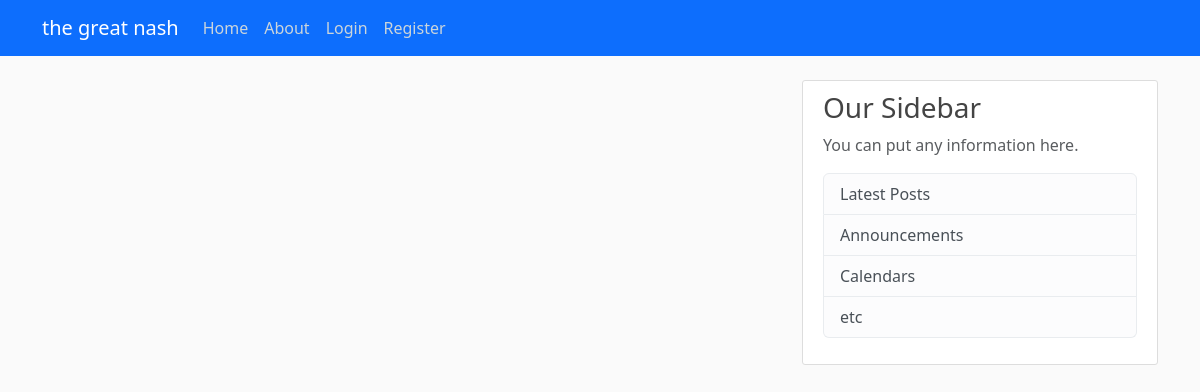
Before: / with the older database file.
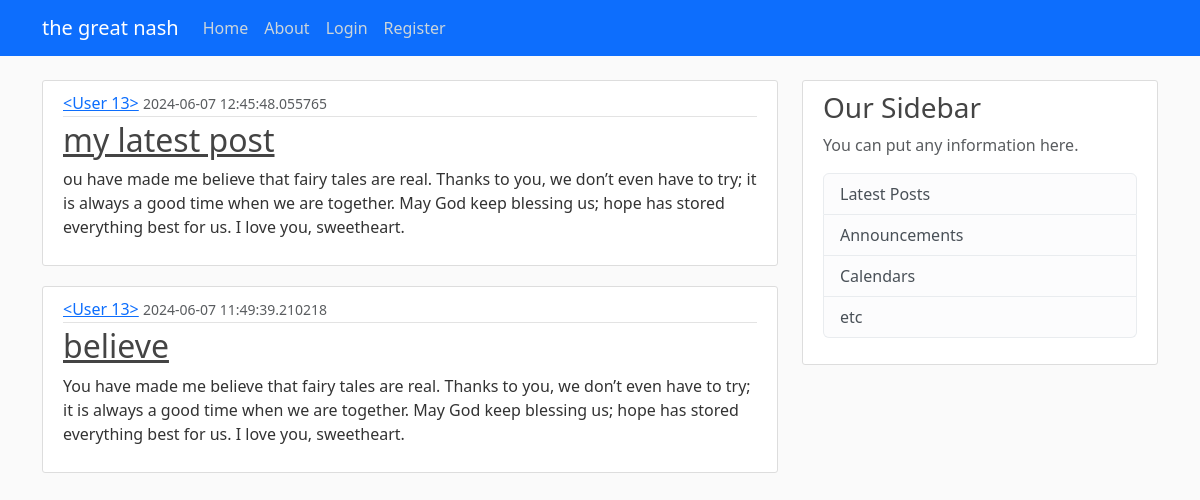
After: the same page with the newer database file.
### app/models.py (models this page shows, shortened)
class Post(db.Model):
    id = db.Column(db.Integer, primary_key=True)
    title = db.Column(db.String(100), nullable=False)
    content = db.Column(db.Text, nullable=False)
    date_posted = db.Column(db.DateTime, nullable=False, default=datetime.utcnow)
    user_id = db.Column(db.Integer, db.ForeignKey('user.id'), nullable=False)

### app/route.py (the view)
@app.route("/")
def home():
    page = request.args.get('page', 1, type=int)
    posts = Post.query.order_by(Post.date_posted.desc()).paginate(per_page=2, page=page)
    return render_template("home.html", posts=posts)

### app/templates/home.html
{% extends "base.html" %}
{% block content %}
{% for post in posts %}
<article class="media content-section">
    <div class="media-body">
      <div class="article-metadata">
        <a class="mr-2" href="#">{{ post.author }}</a>
        <small class="text-muted">{{ post.date_posted }}</small>
      </div>
      <h2><a class="article-title" href="#">{{ post.title }}</a></h2>
      <p class="article-content">{{ post.content }}</p>
    </div>
  </article>
{% endfor %}
{% endblock %}

### app/templates/base.html (shortened to what this page needs)
<!DOCTYPE html>
<html lang="en">
<head>
    <link href="https://cdn.jsdelivr.net/npm/bootstrap@5.3.3/dist/css/bootstrap.min.css" rel="stylesheet">
    <link rel="stylesheet" type="text/css"  href="{{ url_for('static', filename='main.css') }}" >
</head>
<body>
    <header class="site-header">
        <nav class="navbar navbar-expand-md navbar-dark bg-primary fixed-top">
          <div class="container">
            <a class="navbar-brand mr-4" href="/">the great   nash</a>
            <div class="collapse navbar-collapse" id="navbarToggle">
              <div class="navbar-nav mr-auto">
                <a class="nav-item nav-link" href="/">Home</a>
                <a class="nav-item nav-link" href="{{ url_for('home') }}">About</a>
              </div>
              <div class="navbar-nav">
                {% if current_user.is_authenticated %}
                <a class="nav-item nav-link" href="{{ url_for('logout') }}">Logout</a>
                <a class="nav-item nav-link" href="{{ url_for('account') }}">Account</a>
                <a class="nav-item nav-link" href="{{ url_for('new_posts') }}">Create Post</a>
                {% else %}
                <a class="nav-item nav-link" href="{{ url_for('login') }}">Login</a>
                <a class="nav-item nav-link" href="{{ url_for('register') }}">Register</a>
                {% endif %}
              </div>
            </div>
          </div>
        </nav>
      </header>
      <main role="main" class="container">
        <div class="row">
          <div class="col-md-8">
            {% block content %}{% endblock %}
          </div>
          <div class="col-md-4">
            <div class="content-section">
              <h3>Our Sidebar</h3>
              <p class='text-muted'>You can put any information here.
                <ul class="list-group">
                  <li class="list-group-item list-group-item-light">Latest Posts</li>
                  <li class="list-group-item list-group-item-light">Announcements</li>
                  <li class="list-group-item list-group-item-light">Calendars</li>
                  <li class="list-group-item list-group-item-light">etc</li>
                </ul>
              </p>
            </div>
          </div>
        </div>
      </main>
</body>
</html>

### app/static/main.css (style rules this page uses)
body { background: #fafafa; color: #333333; margin-top: 5rem; }
h1, h2, h3, h4, h5, h6 { color: #444444; }
.site-header .navbar-nav .nav-link { color: #cbd5db; }
.content-section { background: #ffffff; padding: 10px 20px; border: 1px solid #dddddd; border-radius: 3px; margin-bottom: 20px; }
.article-title { color: #444444; }
.article-content { white-space: pre-line; }
.article-metadata { padding-bottom: 1px; margin-bottom: 4px; border-bottom: 1px solid #e3e3e3 }

Changed rows visible on the page:
added Post: author "<User 13>", date_posted "2024-06-07 12:45:48.055765", title "my latest post", content "ou have made me believe that fairy tales are real. Thanks to you, we don’t even have to try; it is always a good time when we are together. May God keep blessing us; hope has stored everything best for us. I love you, sweetheart."
added Post: author "<User 13>", date_posted "2024-06-07 11:49:39.210218", title "believe", content "You have made me believe that fairy tales are real. Thanks to you, we don’t even have to try; it is always a good time when we are together. May God keep blessing us; hope has stored everything best for us. I love you, sweetheart."
